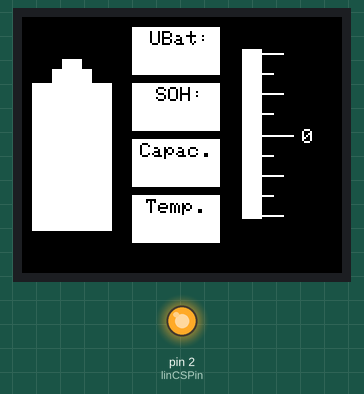
A sketch run on a simulated Arduino Nano, built with avr-gcc and run on an emulated ATmega328P. On the bench: 160×128 colour display, output pins drawn as LEDs (lit = HIGH). Pins used as bus, display or sensor lines are not drawn; what the sketch prints to the serial monitor is not drawn.

Above: at 0.3 s.
At 5.8 s:
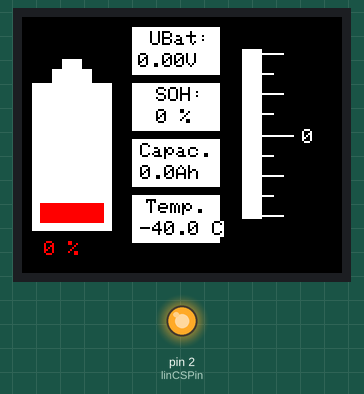

The sketch:

Battmonitor.ino
```cpp
// (licence header left out)
#include <Adafruit_GFX.h>
#include <Adafruit_ST7735.h>
#include <SPI.h>
#include <SoftwareSerial.h>

#define TFT_PIN_CS   10 // Arduino-Pin an Display CS
#define TFT_PIN_DC   9  // Arduino-Pin an DC
#define TFT_PIN_RST  8  // Arduino Reset-Pin

Adafruit_ST7735 tft = Adafruit_ST7735(TFT_PIN_CS, TFT_PIN_DC, TFT_PIN_RST);  // Display library setup

// LIN serial Interface

int serSpeed = 19200;  // speed LIN
int breakDuration = 13; // number of bits break signal

int txPin1 = 3;        // TX Pin LIN serial
int rxPin1 = 4;        // RX Pin LIN serial
int linCSPin = 2;       // CS Pin

SoftwareSerial linSerial(rxPin1, txPin1); // RX, TX

// GUI Config

int xakk = 5;
int yakk = 20;
int xtex = 55;
int ytex = 5;
int xamp = 110;
int yamp = 13;


// Configuration

boolean outputSerial = true;    // true if json output to serial, false if only display
boolean outputLCD = true;       // if true LCD output
boolean debug = true;           // Debug output UART

// Global Variables

byte LinMessage[9] = {0};
byte LinMessageA[200] = {0};
boolean linSerialOn = 0;

void setup() {

  pinMode(linCSPin, OUTPUT);               // CS Signal LIN Tranceiver
  digitalWrite(linCSPin, HIGH);

  linSerial.begin(serSpeed);
  linSerialOn = 1;

  tft.initR(INITR_BLACKTAB);   // initialize a ST7735S chip, black tab
  tft.setRotation(3);
  tft.fillScreen(ST7735_BLACK);
  init_screen();

}

void loop() {

  int soc;
  int soh;
  float Ubatt;
  float Ibatt;
  float Btemp;
  float AvCap;
  int remTime;


  LinMessageA[0] = 0x01;
  while (bitRead(LinMessageA[0], 0) > 0) {
    readFrame(0x27);
  }

  // Read Frame IBS_FRM 2 - Current Values

  readFrame(0x28);

  Ubatt = (float((LinMessageA[4] << 8) + LinMessageA[3])) / 1000;
  Ibatt = (float((long(LinMessageA[2]) << 16) + (long(LinMessageA[1]) << 8) + long(LinMessageA[0]) - 2000000L)) / 1000;
  Btemp = long(LinMessageA[5]) / 2 - 40;


  // Read Frame IBS_FRM 3 - Error Values

  readFrame(0x29);


  // Read Frame IBS_FRM 5

  readFrame(0x2B);


  soc = int(LinMessageA[0]) / 2;
  soh = int(LinMessageA[1]) / 2;

  // Read Frame IBS_FRM 6

  readFrame(0x2C);

  AvCap = (float((LinMessageA[3] << 8) + LinMessageA[2])) / 10;       //Dischargeable Capacity
  int Calib = bitRead(LinMessageA[5], 0);

  // Read Frame 4

  readFrame(0x2A);


  //soc = (AvCap/(80*soh/100))*100;         // Anzeige der eigentlichen Restkapazität im Battsymbol

  // Output json String to serial

  if (outputSerial) {
    Serial.begin(9600);
    delay(50);
    Serial.print("{\"current\":{\"ubat\":\"");
    Serial.print(Ubatt, 2);
    Serial.print("\",\"icurr\":\"");
    Serial.print(Ibatt, 3);
    Serial.print("\",\"soc\":\"");
    Serial.print(soc);
    Serial.print("\",\"time\":\"");
    Serial.print(remTime);
    Serial.print("\",\"avcap\":\"");
    Serial.print(AvCap, 1);
    Serial.print("\"},\"Akku\":{\"soh\":\"");
    Serial.print(soh);
    Serial.print("\",\"temp\":\"");
    Serial.print(Btemp);
    Serial.println("\"}}");
    Serial.end();
  }

  // Output LCD Display

  if (outputLCD) {

    drawAkku(soc, remTime, Calib);
    drawAmp(Ibatt);
    drawTxt(Ubatt, soh, AvCap, Btemp);

  }


  delay(2000);

}


// Read answer from Lin bus
void readFrame(byte mID) {

  memset(LinMessageA, 0, sizeof(LinMessageA));
  int ix = 0;
  byte linID = mID & 0x3F | addIDParity(mID);

  serialBreak();
  linSerial.flush();
  linSerial.write(0x55); // Sync
  linSerial.write(linID); // ID
  linSerial.flush();
  delay(800);
  if (linSerial.available()) {              // read serial
    while (linSerial.available()) {
      LinMessageA[ix] = linSerial.read();
      ix++;
      if (ix > 9) {
        break;
      }
    }
  }

  if (debug) {
    Serial.begin(9600);
    delay(50);
    Serial.print("ID: ");
    Serial.print(linID, HEX);
    Serial.print(" --> ");
    Serial.print(mID, HEX);
    Serial.print(": ");
    for (int ixx = 0; ixx < 9; ixx++) {
      Serial.print(LinMessageA[ixx], HEX);
      Serial.print(":");
    }
    Serial.println("  Lesen Ende");
    Serial.end();
  }

}

// Generate Break signal LOW on LIN bus
void serialBreak() {

  if (linSerialOn == 1) linSerial.end();
  pinMode(txPin1, OUTPUT);
  digitalWrite(txPin1, LOW); // send break
  delay(1000/ serSpeed * breakDuration); // duration break time pro bit in milli seconds * number of bit for break
  digitalWrite(txPin1, HIGH);
  delayMicroseconds(1000000 / serSpeed); // wait 1 bit
  linSerial.begin(serSpeed);
  linSerialOn = 1;
}

void sendMessage(byte mID, int nByte) {

  byte cksum = LINChecksum(nByte);
  byte linID = mID & 0x3F | addIDParity(mID);
  serialBreak();
  linSerial.write(0x55); // Sync
  linSerial.write(linID); // ID
  while (nByte-- > 0) linSerial.write(LinMessage[nByte]); // Message (array from 1..8)
  linSerial.write(cksum);
  linSerial.flush();
}


byte LINChecksum(int nByte) {

  uint16_t sum = 0;
  while (nByte-- > 0) sum += LinMessage[nByte];
  while (sum >> 8)
    sum = (sum & 255) + (sum >> 8);
  return (~sum);
}

byte addIDParity(byte linID) {
  byte p0 = bitRead(linID, 0)^bitRead(linID, 1)^bitRead(linID, 2)^bitRead(linID, 4);
  byte p1 = ~(bitRead(linID, 1)^bitRead(linID, 3)^bitRead(linID, 4)^bitRead(linID, 5));   // evtl. Klammer rum ???
  return ((p0 | (p1 << 1)) << 6);
}


void init_screen() {

  tft.fillScreen(ST7735_BLACK);

  // Akku
  int x = xakk; // 15
  int y = yakk; // 20

  tft.fillRect(x, y + 13, 40, 74, ST7735_WHITE);
  tft.fillRect(x + 10, y + 6, 20, 7, ST7735_WHITE);
  tft.fillRect(x + 15, y + 1, 10, 5, ST7735_WHITE);


  // Amperemeter
  x = xamp;
  y = yamp;

  tft.fillRect(x, y + 3, 10, 85, ST7735_WHITE);
  tft.drawLine(x + 10, y + 5, x + 20, y + 5, ST7735_WHITE);
  tft.drawLine(x + 10, y + 25, x + 20, y + 25, ST7735_WHITE);
  tft.drawLine(x + 10, y + 66, x + 20, y + 66, ST7735_WHITE);
  tft.drawLine(x + 10, y + 86, x + 20, y + 86, ST7735_WHITE);
  tft.drawLine(x + 10, y + 15, x + 15, y + 15, ST7735_WHITE);
  tft.drawLine(x + 10, y + 35, x + 15, y + 35, ST7735_WHITE);
  tft.drawLine(x + 10, y + 56, x + 15, y + 56, ST7735_WHITE);
  tft.drawLine(x + 10, y + 76, x + 15, y + 76, ST7735_WHITE);
  tft.drawLine(x + 10, y + 46, x + 25, y + 46, ST7735_WHITE);

  tft.setTextColor(ST7735_WHITE, ST7735_BLACK);
  tft.setCursor(x + 30, y + 43);
  tft.print("0");

  // Werte
  x = xtex;
  y = ytex;

  tft.fillRect(x, y, 44, 24, ST7735_WHITE);
  tft.fillRect(x, y + 28, 44, 24, ST7735_WHITE);
  tft.fillRect(x, y + 56, 44, 24, ST7735_WHITE);
  tft.fillRect(x, y + 84, 44, 24, ST7735_WHITE);
  tft.setTextColor(ST7735_BLACK, ST7735_WHITE);
  tft.setCursor(x + 9, y + 2);
  tft.print("UBat:");
  tft.setCursor(x + 12, y + 30);
  tft.print("SOH:");
  tft.setCursor(x + 4, y + 58);
  tft.print("Capac.");
  tft.setCursor(x + 7, y + 86);
  tft.print("Temp.");
}

void drawTxt(float u, int soh, float cap, float temp) {

  int x = xtex;
  int y = ytex;

  tft.setTextColor(ST7735_BLACK, ST7735_WHITE);
  tft.setCursor(x + 3, y + 13);
  tft.print(u, 2);
  tft.print("V");

  tft.setCursor(x + 12, y + 41);
  tft.print(soh);
  tft.print(" %");

  tft.setCursor(x + 4, y + 69);
  tft.print(cap, 1);
  tft.print("Ah");

  tft.setCursor(x + 4, y + 97);
  tft.print(temp, 1);
  tft.print(" C");

}

void drawAmp(float amp) {


  boolean laden = true;
  int x = xamp;
  int y = yamp;
  int ix;
  float strom;

  strom = amp;
  if (strom < 0) {
    strom = strom * -1;
    laden = false;
  }

  if (strom > 500) {
    return;
  }

  if (strom <= 2) {
    tft.setTextColor(ST7735_WHITE, ST7735_BLACK);
    tft.setCursor(x + 30, y + 20);
    tft.print("1  ");
    tft.setCursor(x + 30, y + 1);
    tft.print("2  ");
    tft.setCursor(x + 30, y + 62);
    tft.print("1  ");
    tft.setCursor(x + 30, y + 82);
    tft.print("2  ");
    ix = int(strom * 20);

    if (ix > 40) {
      ix = 40;
    }
    if (laden) {
      tft.fillRect(x, y + 3, 10, 85, ST7735_WHITE);
      tft.fillRect(x, y + 43 + ix, 10, 5, ST7735_GREEN);
    }  else {
      tft.fillRect(x, y + 3, 10, 85, ST7735_WHITE);
      tft.fillRect(x, y + 43 - ix, 10, 5, ST7735_RED);
    }
  } else if ((strom > 2) & (strom <= 20)) {
    tft.setTextColor(ST7735_WHITE, ST7735_BLACK);
    tft.setCursor(x + 30, y + 20);
    tft.print("10 ");
    tft.setCursor(x + 30, y + 1);
    tft.print("20 ");
    tft.setCursor(x + 30, y + 62);
    tft.print("10 ");
    tft.setCursor(x + 30, y + 82);
    tft.print("20 ");
    ix = int(strom * 2);
    if (ix > 40) {
      ix = 40;
    }
    if (laden) {
      tft.fillRect(x, y + 3, 10, 85, ST7735_WHITE);
      tft.fillRect(x, y + 43 + ix, 10, 5, ST7735_GREEN);
    }  else {
      tft.fillRect(x, y + 3, 10, 85, ST7735_WHITE);
      tft.fillRect(x, y + 43 - ix, 10, 5, ST7735_RED);
    }
  } else if (strom > 20) {
    tft.setTextColor(ST7735_WHITE, ST7735_BLACK);
    tft.setCursor(x + 30, y + 20);
    tft.print("100");
    tft.setCursor(x + 30, y + 1);
    tft.print("200");
    tft.setCursor(x + 30, y + 62);
    tft.print("100");
    tft.setCursor(x + 30, y + 82);
    tft.print("200");
    ix = int(strom * 0.2);
    if (ix > 40) {
      ix = 40;
    }
    if (laden) {
      tft.fillRect(x, y + 3, 10, 85, ST7735_WHITE);
      tft.fillRect(x, y + 43 + ix, 10, 5, ST7735_GREEN);
    }  else {
      tft.fillRect(x, y + 3, 10, 85, ST7735_WHITE);
      tft.fillRect(x, y + 43 - ix, 10, 5, ST7735_RED);
    }
  }

  tft.setTextColor(ST7735_WHITE, ST7735_BLACK);
  tft.setCursor(x - 5, 112);
  tft.print(amp);
  tft.print(" A");

}


void drawAkku(int cap, int ti, int calib) {

  int x = xakk;
  int y = yakk;

  if (cap >= 90) {
    tft.fillRect(x + 4, y + 17, 32, 10, ST7735_GREEN);
    tft.fillRect(x + 4, y + 31, 32, 10, ST7735_GREEN);
    tft.fillRect(x + 4, y + 45, 32, 10, ST7735_GREEN);
    tft.fillRect(x + 4, y + 59, 32, 10, ST7735_GREEN);
    tft.fillRect(x + 4, y + 73, 32, 10, ST7735_GREEN);

  } else if (cap >= 70) {
    tft.fillRect(x + 4, y + 17, 32, 10, ST7735_WHITE);
    tft.fillRect(x + 4, y + 31, 32, 10, ST7735_GREEN);
    tft.fillRect(x + 4, y + 45, 32, 10, ST7735_GREEN);
    tft.fillRect(x + 4, y + 59, 32, 10, ST7735_GREEN);
    tft.fillRect(x + 4, y + 73, 32, 10, ST7735_GREEN);

  } else if (cap >= 50) {
    tft.fillRect(x + 4, y + 17, 32, 10, ST7735_WHITE);
    tft.fillRect(x + 4, y + 31, 32, 10, ST7735_WHITE);
    tft.fillRect(x + 4, y + 45, 32, 10, ST7735_YELLOW);
    tft.fillRect(x + 4, y + 59, 32, 10, ST7735_YELLOW);
    tft.fillRect(x + 4, y + 73, 32, 10, ST7735_YELLOW);

  } else if (cap >= 30) {
    tft.fillRect(x + 4, y + 17, 32, 10, ST7735_WHITE);
    tft.fillRect(x + 4, y + 31, 32, 10, ST7735_WHITE);
    tft.fillRect(x + 4, y + 45, 32, 10, ST7735_WHITE);
    tft.fillRect(x + 4, y + 59, 32, 10, ST7735_RED);
    tft.fillRect(x + 4, y + 73, 32, 10, ST7735_RED);

  } else {
    tft.fillRect(x + 4, y + 17, 32, 10, ST7735_WHITE);
    tft.fillRect(x + 4, y + 31, 32, 10, ST7735_WHITE);
    tft.fillRect(x + 4, y + 45, 32, 10, ST7735_WHITE);
    tft.fillRect(x + 4, y + 59, 32, 10, ST7735_WHITE);
    tft.fillRect(x + 4, y + 73, 32, 10, ST7735_RED);
  }

  tft.setTextColor(ST7735_WHITE, ST7735_BLACK);

  if (calib == 0) {
    tft.setTextColor(ST7735_RED, ST7735_BLACK);
    tft.setCursor(x + 6, y + 92);
    tft.print(cap, 1);
    tft.print(" %");
  } else {
    tft.setTextColor(ST7735_WHITE, ST7735_BLACK);
    tft.setCursor(x + 6, y + 92);
    tft.print(cap, 1);
    tft.print(" %");
  }

  /* expected time - die passt aber noch nicht
    tft.setCursor(x + 4, 8);
    tft.print(ti);
    tft.print(" h    ");
  */
}
```
